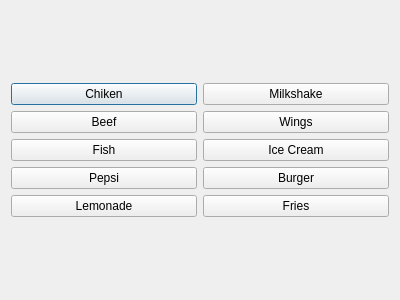
<?xml version="1.0" encoding="UTF-8"?>
<ui version="4.0">
 <class>AddWin</class>
 <widget class="QDialog" name="AddWin">
  <property name="geometry">
   <rect>
    <x>0</x>
    <y>0</y>
    <width>400</width>
    <height>300</height>
   </rect>
  </property>
  <property name="windowTitle">
   <string>Dialog</string>
  </property>
  <layout class="QGridLayout" name="gridLayout_2">
   <item row="0" column="0">
    <layout class="QGridLayout" name="gridLayout">
     <item row="0" column="0">
      <widget class="QPushButton" name="Chicken">
       <property name="text">
        <string>Chiken</string>
       </property>
      </widget>
     </item>
     <item row="0" column="1">
      <widget class="QPushButton" name="Milkshake">
       <property name="text">
        <string>Milkshake</string>
       </property>
      </widget>
     </item>
     <item row="1" column="0">
      <widget class="QPushButton" name="Beef">
       <property name="text">
        <string>Beef</string>
       </property>
      </widget>
     </item>
     <item row="1" column="1">
      <widget class="QPushButton" name="Wings">
       <property name="text">
        <string>Wings</string>
       </property>
      </widget>
     </item>
     <item row="2" column="0">
      <widget class="QPushButton" name="Fish">
       <property name="text">
        <string>Fish</string>
       </property>
      </widget>
     </item>
     <item row="2" column="1">
      <widget class="QPushButton" name="Ice_Cream">
       <property name="text">
        <string>Ice Cream</string>
       </property>
      </widget>
     </item>
     <item row="3" column="0">
      <widget class="QPushButton" name="Pepsi">
       <property name="text">
        <string>Pepsi</string>
       </property>
      </widget>
     </item>
     <item row="3" column="1">
      <widget class="QPushButton" name="Burger">
       <property name="text">
        <string>Burger</string>
       </property>
      </widget>
     </item>
     <item row="4" column="0">
      <widget class="QPushButton" name="Lemonade">
       <property name="text">
        <string>Lemonade</string>
       </property>
      </widget>
     </item>
     <item row="4" column="1">
      <widget class="QPushButton" name="Fries">
       <property name="text">
        <string>Fries</string>
       </property>
      </widget>
     </item>
    </layout>
   </item>
  </layout>
 </widget>
 <resources/>
 <connections/>
</ui>
